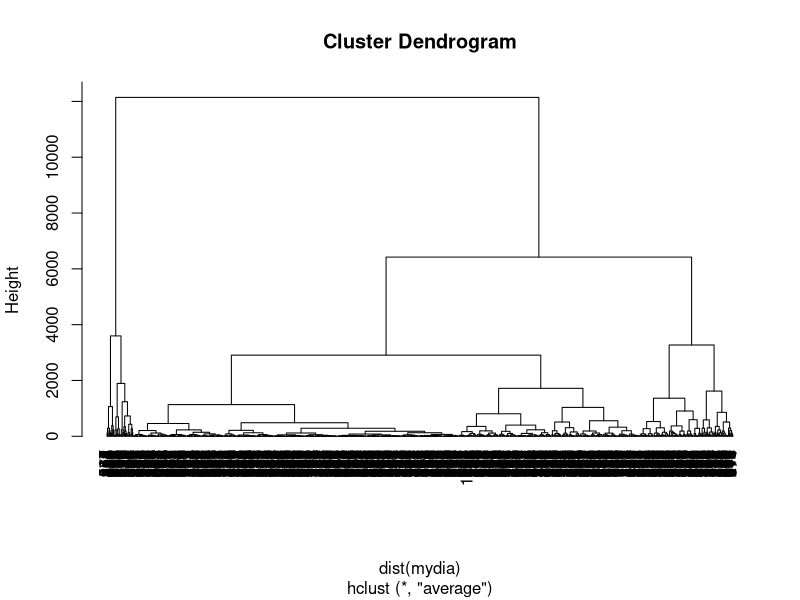
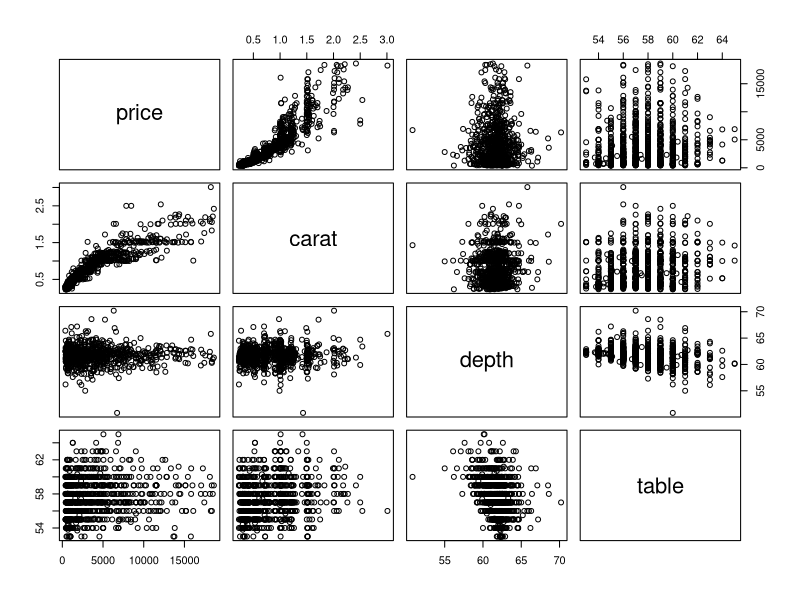
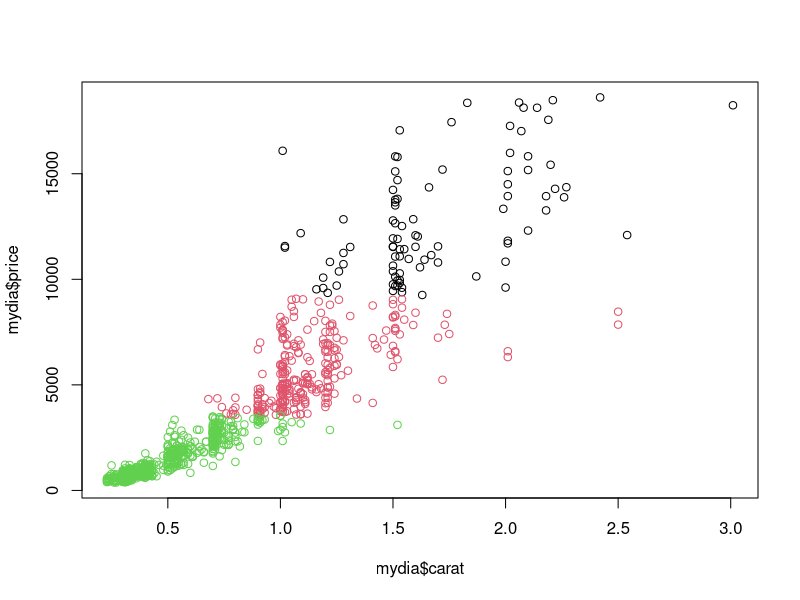

Reproduce these figures in R, in order.
######## hierarchical clust #################
library(ggplot2)
data(diamonds)
head(diamonds)
str(diamonds)

t<-sample(1:nrow(diamonds), 1000)

test<-diamonds[t,]
dim(test)
test

mydia<-test[c("price","carat","depth","table")]

result<-hclust(dist(mydia),method="ave") #거리값을 이용핚 계층적 군집화

plot(result, hang=-1)

################## k means clustering #########################

result2 <- kmeans(mydia,3) #군집수 =3
names(result2)
result2

g1<-subset(mydia, result2$cluster==1)
summary(g1)

g2<-subset(mydia, result2$cluster==2)
summary(g2)

g3<-subset(mydia, result2$cluster==3)
summary(g3)

str(mydia)

mydia$cluster<-result2$cluster
head(mydia)

cor(mydia[,-5], method="pearson")
plot(mydia[,-5])
plot(mydia$carat, mydia$price,col=mydia$cluster)
